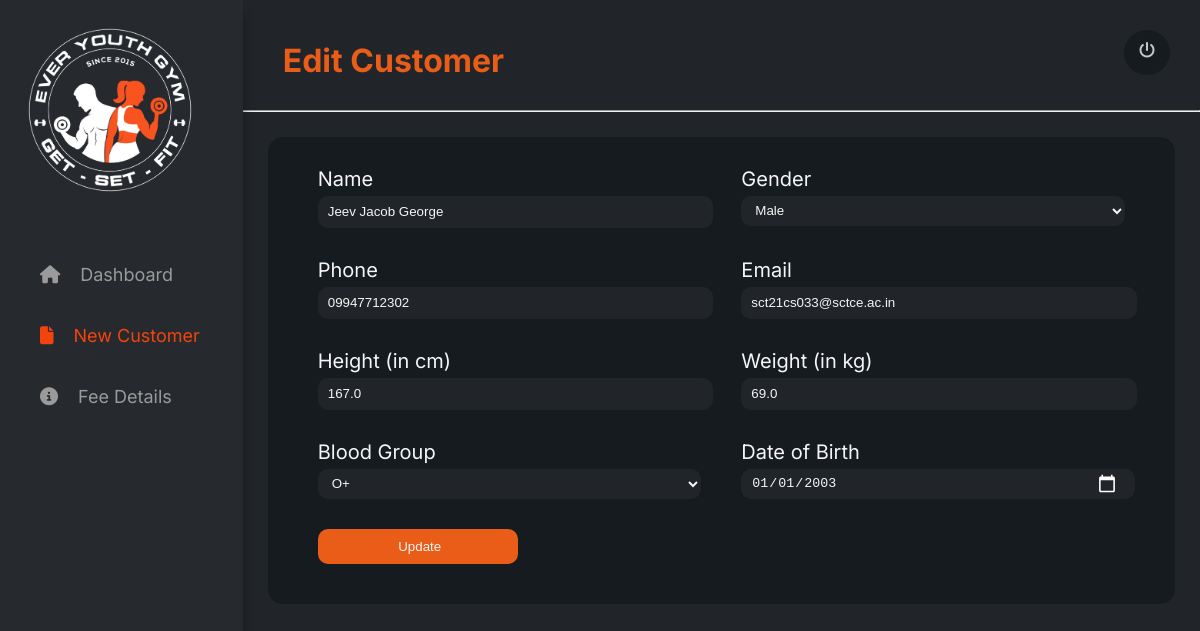
The app's page /edit/30/ (signed in) with its own data.
### gym/models.py (models this page shows, shortened)
class Customer(models.Model):
    GENDER_CHOICES = [
        ('M', 'Male'),
        ('F', 'Female'),
    ]
    BLOOD_GROUP_CHOICES = [
        ('O+', 'O+'),
        ('O-', 'O-'),
        ('A+', 'A+'),
        ('A-', 'A-'),
        ('B+', 'B+'),
        ('B-', 'B-'),
        ('AB+', 'AB+'),
        ('AB-', 'AB-'),
        ('A1+', 'A1+'),
        ('A1-', 'A1-'),
        ('A2+', 'A2+'),
        ('A2-', 'A2-'),
        ('A1B+', 'A1B+'),
        ('A1B-', 'A1B-'),
        ('A2B+', 'A2B+'),
        ('A2B-', 'A2B-'),
        ('BOMBAY', 'BOMBAY'),
    ]
    WEIGHT_TRAINING = 'WT'
    CARDIO = 'C'
    BOTH = 'B'
    MEMBERSHIP_CHOICES = [
        (WEIGHT_TRAINING, 'Weight Training'),
        (CARDIO, 'Cardio'),
        (BOTH, 'Both'),
    ]
    unique_id = models.AutoField(primary_key=True)
    name = models.CharField(max_length=255,blank=False)
    phone_no = models.CharField(max_length=10, blank=True)
    email = models.EmailField(null=True, blank=True)
    gender = models.CharField(max_length=1, choices=GENDER_CHOICES,blank=False)
    height = models.FloatField(help_text='Height in centimeters', null=True, blank=True)
    weight = models.FloatField(help_text='Weight in kilograms', null=True, blank=True)
    blood_group = models.CharField(max_length=6, choices=BLOOD_GROUP_CHOICES,blank=False)
    bmi = models.FloatField(editable=False, null=True, blank=True)
    admission_number = models.PositiveIntegerField(editable=False, default=0)
    date_of_admission = models.DateField(default=timezone.now)
    date_of_birth = models.DateField(null=True, blank=True)
    class Meta:
        unique_together = ('name', 'phone_no')

### gym/views.py (the view, shortened to what this page needs)
# urls.py: path('edit/<int:customer_id>/', edit_customer, name='edit_customer'),
@login_required
def edit_customer(request, customer_id):
    customer = get_object_or_404(Customer, pk=customer_id)
    return render(request, 'gym/edit_customer.html', {'customer': customer})

### gym/templates/gym/edit_customer.html (shortened to what this page needs)
{% load static %}
<!DOCTYPE html>
<html lang="en">
<head>
    <link rel="stylesheet" href="{% static 'gym/newCust.css' %}">
</head>
<body>
    <div class="container">
        <div class="navbar">
            <div class="logo">
                <img src="{% static 'gym/assets/images/Logo.png' %}" alt="Logo">
            </div>
            <nav>
                <a href="{% url 'dashboard' %}"><li><i class="fa-solid fa-house" style="color: #9a9a9a;"></i>Dashboard</li>
                <a href="{% url 'add_customer' %}"style="color:#f4440e;"><li><i class="fa-solid fa-file" style="color: #f4440e;"></i>New Customer</li></a>
                <a href="{% url 'feeDetails' %}"><li><i class="fa-solid fa-circle-info" style="color: #9a9a9a;"></i>Fee Details</li></a>
            </nav>
        </div>
        <div class="content">
            <div class="header">
                <h1>Edit Customer</h1>
                <div class="userIcon">
                    <a href="{% url 'logout' %}"><i class="fa-solid fa-power-off" style="color: #c7c7c7;"></i></a>
                </div>
            </div>
            <hr style="color:#9A9A9A">
            <div class="formContainer">
                <form method="POST">
                    <div class="formBody">
                        <div class="row1">
                            <div class="formGroup">
                                <label for="name">Name</label>
                                <input type="text" name="name" id="name" value="{{ customer.name }}" placeholder="Enter Name" required>
                            </div>
                            <div class="formGroup">
                                <label for="gender">Gender</label>
                                <select name="gender" id="gender" required>
                                    <option value="M" {% if customer.gender == "M" %}selected{% endif %}>Male</option>
                                </select>
                            </div>
                        </div>
                        <div class="row2">
                            <div class="formGroup">
                                <label for="phone">Phone</label>
                                <input type="tel" name="phone" id="phone" value="{{ customer.phone_no }}" placeholder="10-digit mobile number" required>
                            </div>
                            <div class="formGroup">
                                <label for="email">Email</label>
                                <input type="email" name="email" id="email" value="{{ customer.email }}" placeholder="xyz@gmail.com">
                            </div>
                        </div>
                        <div class="row3">
                            <div class="formGroup">
                                <label for="height">Height (in cm)</label>
                                <input type="number" name="height" id="height" value="{{ customer.height }}" placeholder="Enter Height">
                            </div>
                            <div class="formGroup">
                                <label for="weight">Weight (in kg)</label>
                                <input type="number" name="weight" id="weight" value="{{ customer.weight }}" placeholder="Enter Weight">
                            </div>
                        </div>
                        <div class="row4">
                            <div class="formGroup">
                                <label for="bloodGroup">Blood Group</label>
                                <select name="bloodGroup" id="bloodGroup" required>
                                    {% for key, value in customer.BLOOD_GROUP_CHOICES %}
                                        <option value="{{ key }}" {% if customer.blood_group == key %}selected{% endif %}>{{ value }}</option>
                                    {% endfor %}
                                </select>
                            </div>
                            <div class="formGroup">
                                <label for="dob">Date of Birth</label>
                                <input type="date" id="dob" name="dob" value="{{ customer.date_of_birth|date:'Y-m-d' }}" required>
                            </div>
                        </div>
                    </div>
                    <div class="formGroup">
                        <input type="submit" class="submitForm" value="Update">
                    </div>
                </form>
            </div>
        </div>
    </div>
</body>
</html>

### gym/static/gym/newCust.css (style rules this page uses)
body { margin:0; padding:0; height:100%; font-family: "Inter", sans-serif; }
.container { background-color:#26292E; display:flex; height:100%; min-height: 100vh; }
.navbar { width:18%; background-color:#26292E; box-shadow: 0 15px 10px rgba(0, 0, 0, 0.35); position: relative; z-index: 1; padding:20px; }
.navbar nav { display: block; margin-top:40px; }
.navbar nav li { list-style-type: none; padding:10px; font-size: 18px; }
.navbar nav a { color:#9A9A9A; text-decoration:none; }
.navbar nav li { padding:20px; }
.navbar nav li i { margin-right:20px; }
.logo img { width:180px; height:auto; }
.content { width:85%; background-color:#212529; }
.header { display:flex; justify-content: space-between; padding:20px 30px 0px 40px; }
.header h1 { color:#E95D18; }
.userIcon { margin-top:10px; height:25px; border-radius:50%; padding:10px 15px; background-color:#161b20; }
.formContainer { background-color:#161b20; color:whitesmoke; border-radius:15px; padding:30px; padding-top:10px; margin:25px; }
form label { font-size:20px; color: whitesmoke; margin-bottom:5px; }
form input, form select, form option { background-color: #212529; width: 100%; max-width: 500px; height: 30px; border-radius: 10px; color: whitesmoke; border: none; padding-left: 10px; margin-bottom: 10px; }
.row1,.row2,.row3,.row4 { display:flex; flex-wrap: wrap; }
.formGroup { display:flex; flex-direction: column; margin:20px; margin-bottom:0px; flex: 1; min-width: 200px; }
.submitForm { width:200px; background-color:#E95D18; border-radius:10px; height:35px; cursor:pointer; }

### records on screen
Customer: name "Jeev Jacob George", gender "Male", phone "09947712302", email "sct21cs033@sctce.ac.in", height "167.0", weight "69.0", bloodGroup "O+", dob "01/01/2003"
